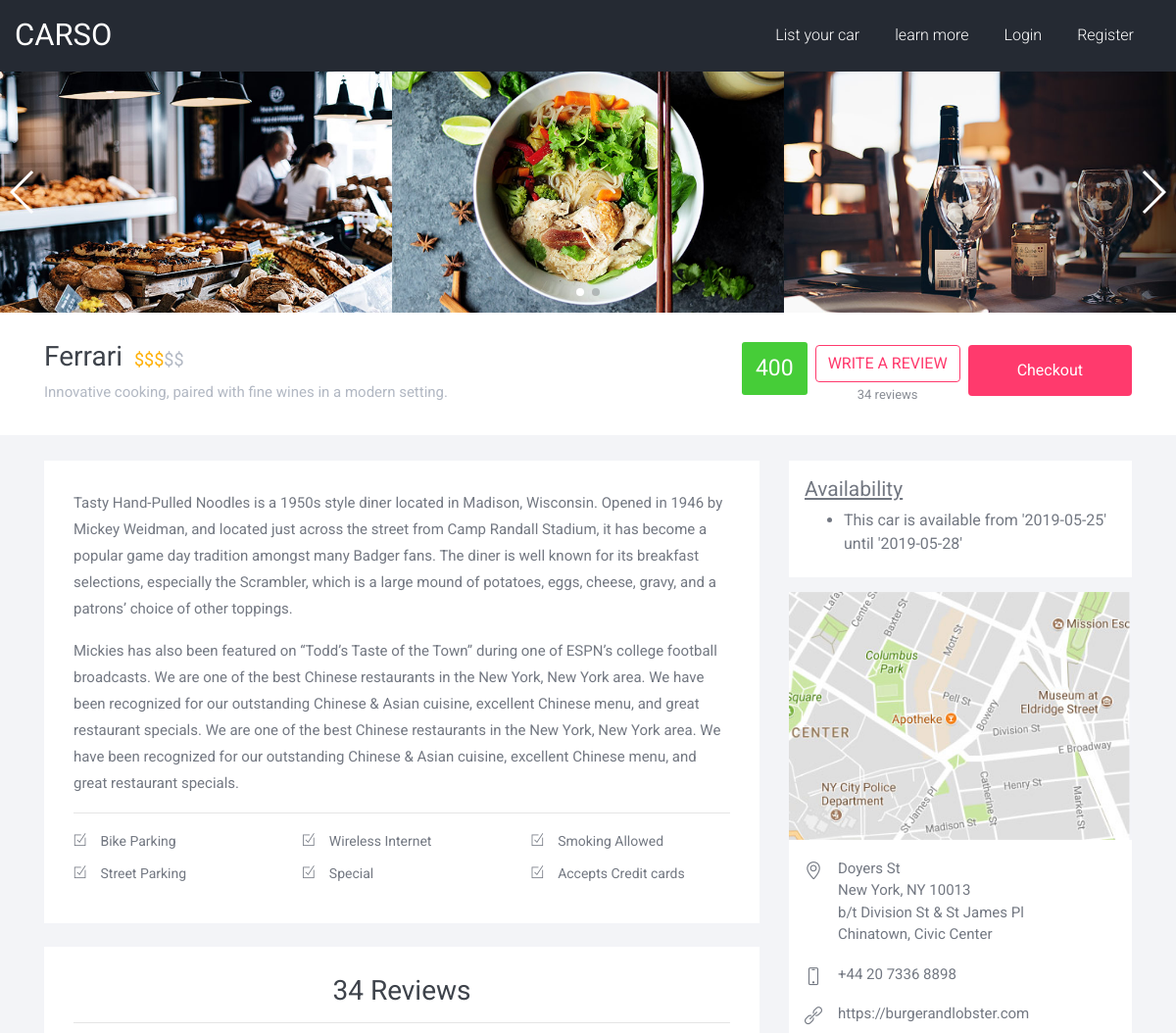
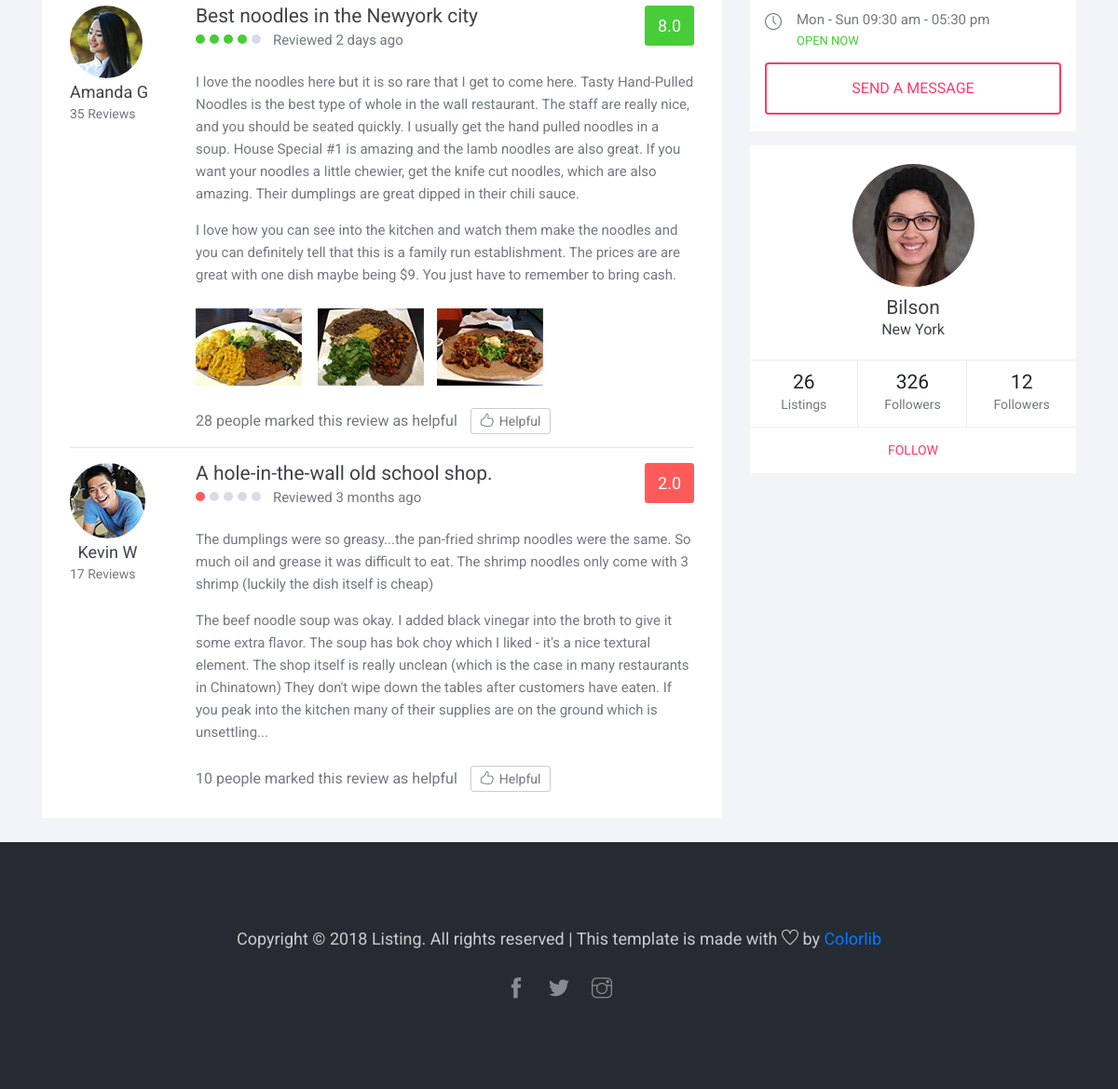
The page /carprofile.php?id=2 on the database its author committed (2 pictures, top to bottom).
### tables this page shows
CREATE TABLE `car` (
  `id` int(11) NOT NULL,
  `model` varchar(100) NOT NULL,
  `brand` varchar(100) NOT NULL,
  `noofseats` int(11) NOT NULL,
  `milege` int(11) NOT NULL,
  `price` int(11) NOT NULL,
  `display_image` varchar(255) NOT NULL,
  `location` varchar(255) NOT NULL,
  `owner_id` int(11) NOT NULL
);

CREATE TABLE `listing` (
  `id` int(11) NOT NULL,
  `vehicle_id` int(11) NOT NULL,
  `available_from` date NOT NULL,
  `available_until` date NOT NULL,
  `user_id` int(11) NOT NULL,
  `checkout_status` tinyint(1) NOT NULL
);

### carprofile.php (the view, shortened to what the rows shown need)
<?php
    include 'config/Call.php';
	include 'layout/header.php';
	include 'layout/navbar.php';
	$id=$_GET['id'];
    $data=$car->findbyid($id);
    if(isset($data['owner_id']))
    {
        $data+=$user->findbyid($data['owner_id']);
    }
    else
    {
        $data+= array('name' => "Owner not defined" );
    }
    $availability=$listing->findbyvehicleid($data['id']);
?>
    <section class="reserve-block">
        <div class="container">
            <div class="row">
                <div class="col-md-6">
                    <h5><?php echo $data['model'];?></h5>
                    <p><span>$$$</span>$$</p>
                    <p class="reserve-description">Innovative cooking, paired with fine wines in a modern setting.</p>
                </div>
                <div class="col-md-6">
                    <div class="reserve-seat-block">
                        <div class="reserve-rating">
                            <span><?php echo $data['price']; ?></span>
                        </div>
                    </div>
                </div>
            </div>
        </div>
    </section>
    <section class="light-bg booking-details_wrap">
        <div class="container">
            <div class="row">
                <div class="col-md-4 responsive-wrap">
                    <div class="contact-info">
                        <div class="address">
                            <ul>
                            <?php
                                if(!$availability)
                                {
                                    echo "This Car is not available for now";
                                }
                                else
                                {
                                    foreach ($availability as $date)
                                    {
                                    echo "<li>This car is available from '";
                                    echo $date['available_from'];
                                    echo "' until '";
                                    echo $date['available_until']."'</li>";
                                    }
                                }
                            ?>
                            </ul>
                        </div>
                    </div>
                </div>
            </div>
        </div>
    </section>
</body>
</html>

### rows shown on the page
car: model "Ferrari", price "400"
listing: available_from "2019-05-25", available_until "2019-05-28"

### other values the page prints
$data['name'] "Bilson"
